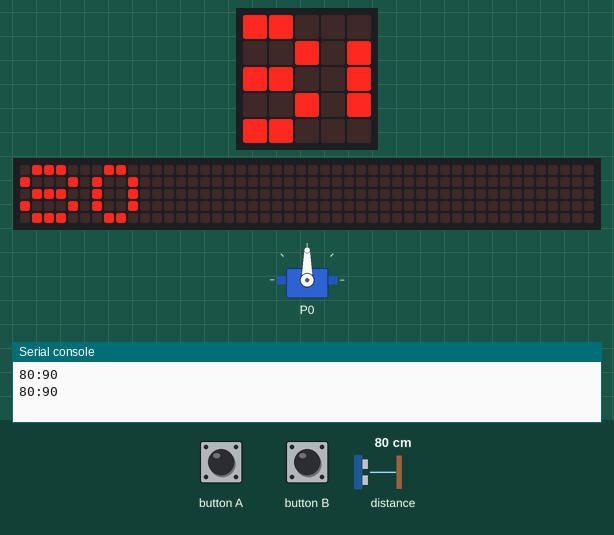
Simulated run of this program. Board: BBC micro:bit (MakeCode). On the bench: the board's 5×5 LED display, servo, a strip that is not on the board, showing the scrolling text unrolled, the last lines printed to the serial console. Inputs (shaded band) come from the test bench; at power-on: distance to the obstacle 80 cm. The 48×5 strip is a reading aid, not a part: it shows the text the display is scrolling, unrolled, one strip-width of it at a time.

Above: at 1.8 s.
1.9 s: distance to the obstacle set to 2 cm
At 4.6 s:
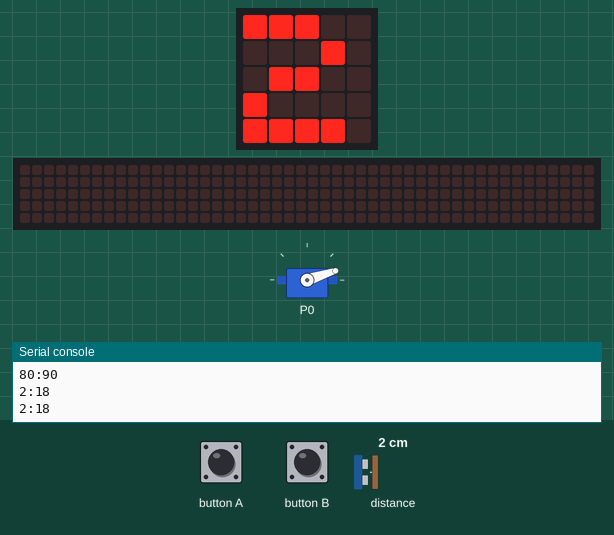
5.3 s: distance to the obstacle set to 4 cm
At 7.6 s:
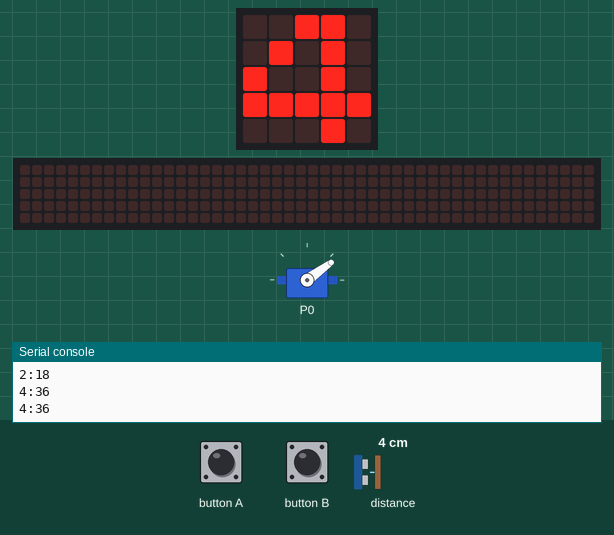
7.9 s: distance to the obstacle set to 18 cm
At 12.1 s:
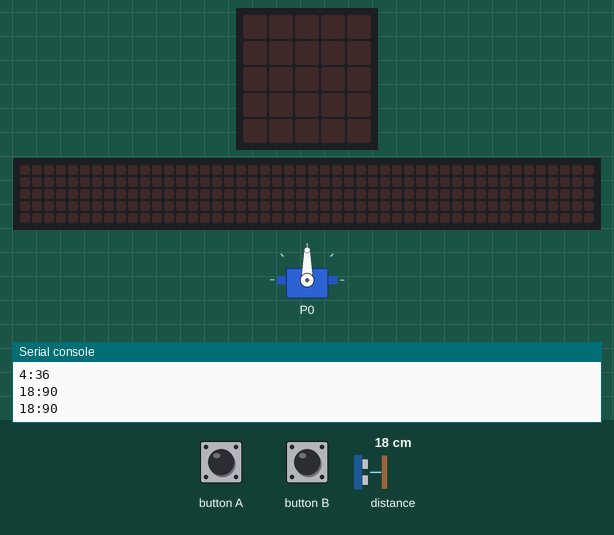
Timing chart, 0 to 13.6 s (numbered marks = the images above; inputs shaded):
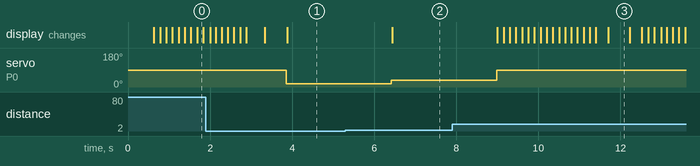

Measured:
- after the input at 1.9 s, servo on P0: 90° → 18° after 2.0 s
- after the input at 5.3 s, servo on P0: 18° → 36° after 1.1 s; the display: changes after 1.1 s (image 2)
- after the input at 7.9 s, servo on P0: 36° → 90° after 1.1 s; the display: first changes after 1.1 s (image 3 shows a later state)
- what the display in image 3 shows lasts 0.5 s, from 11.7 s to 12.2 s

The program:

main.ts
```typescript
input.onButtonPressed(Button.A, function () {
    motor_ein = true
})
input.onButtonPressed(Button.B, function () {
    motor_ein = false
})
let dreh_grad_alt = 0
let drehgrad = 0
let distanz = 0
let motor_ein = false
basic.showIcon(IconNames.No)
motor_ein = true
let aktiv_distanz = 10
basic.forever(function () {
    distanz = sonar.ping(
    DigitalPin.P1,
    DigitalPin.P2,
    PingUnit.Centimeters
    )
    if (motor_ein && distanz < aktiv_distanz) {
        drehgrad = Math.map(distanz, 0, aktiv_distanz, 0, 90)
    } else {
        drehgrad = 90
    }
    serial.writeValue(convertToText(distanz), drehgrad)
    if (drehgrad != dreh_grad_alt) {
        pins.servoWritePin(AnalogPin.P0, drehgrad)
    } else {
        basic.showNumber(distanz)
        basic.pause(500)
    }
    dreh_grad_alt = drehgrad
})
```

test.ts
```typescript
// Hier kann man Tests durchführen; diese Datei wird nicht kompiliert, wenn dieses Paket als Erweiterung verwendet wird.
```
